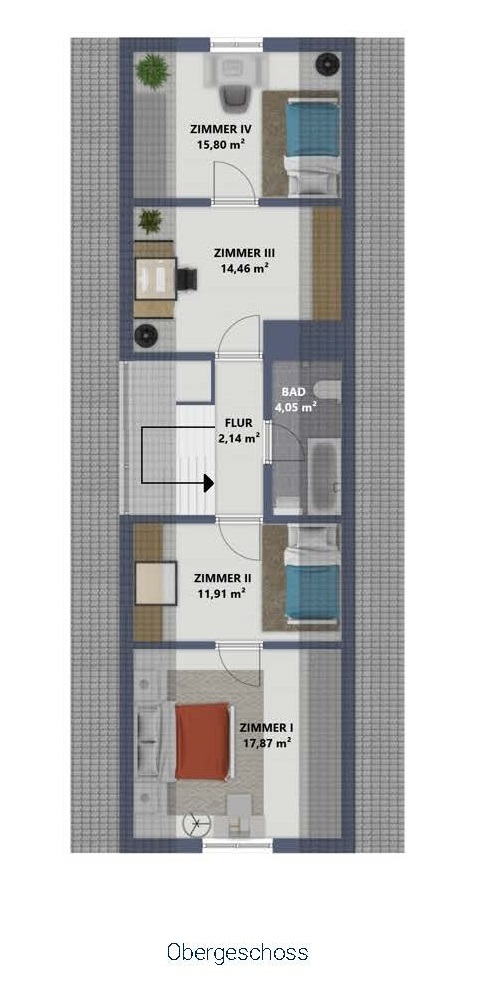
#> input picture Grundriss Beispiele/Ziel/Beispiel_03.jpg, 487 x 993 px, found by its file name
$ python open_cv_test.py
#> lines starting #> are read from the running program, lines starting #| are printed output that depends on the picture; after the words box and inside, x2 and y2 are one past the last pixel; in counts of white or black regions, pixels touching at a corner belong together
import cv2 as cv
import numpy as np
import random

#img = cv.imread("Grundriss Beispiele\Beispiel_David.png")
#img = cv.imread("Grundriss Beispiele\Grundriss_01_EG.jpg")
#img = cv.imread("Grundriss Beispiele\Ziel\Beispiel_01.png")
img = cv.imread("Grundriss Beispiele\Ziel\Beispiel_03.jpg")
#> img is the input picture: shape (993, 487, 3); mean B, G, R 196.6, 196.7, 196.8


gray = cv.cvtColor(img, cv.COLOR_BGR2GRAY)
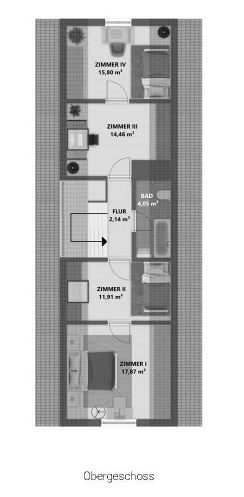
#> gray: shape (993, 487) (shown at 1/2 size); min 0, max 255, mean 196.7

blurred = cv.GaussianBlur(gray, (7,7), 0)

edges = cv.Canny(blurred, 50, 150)
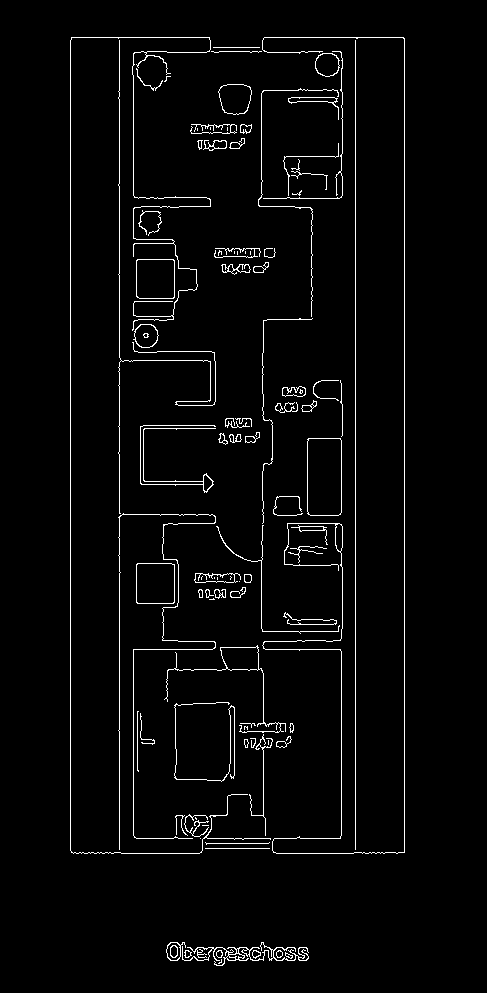
#> edges: shape (993, 487); 2.9% white in thin lines or dots, all inside (x1, y1, x2, y2) = (70, 37, 405, 966)

# Apply adaptive thresholding for binarization
binary = cv.adaptiveThreshold(
    blurred, 255, cv.ADAPTIVE_THRESH_GAUSSIAN_C, cv.THRESH_BINARY, 11, 2
)
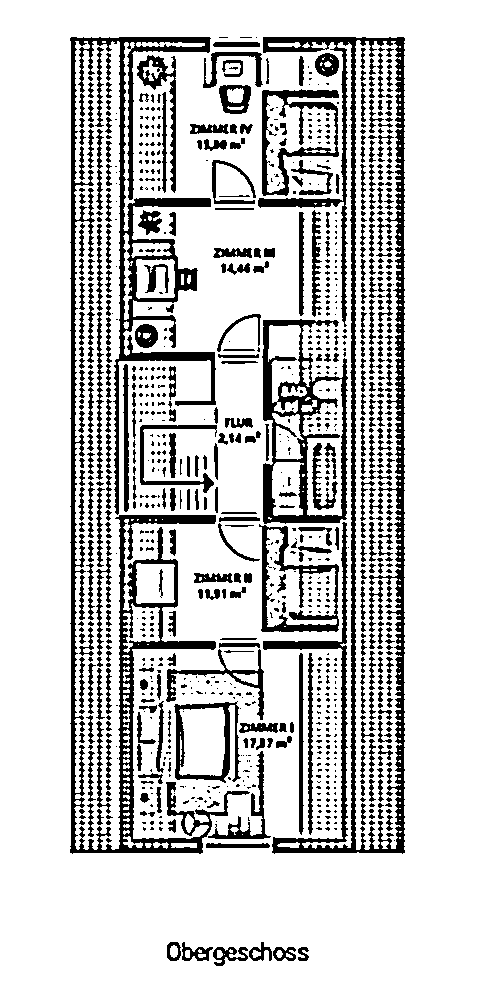
#> binary: shape (993, 487); 81.1% white; 1042 black regions (672 under 20 px), largest, box (x1, y1, x2, y2) and area: (70, 37, 250, 854) 20076, (258, 37, 405, 854) 15638, (262, 319, 348, 524) 5366
cv.imshow("binary", binary)
# [19 lines of commented-out code are left out]

image_shape = img.shape
height, width = image_shape[0], image_shape[1]
b, g, r = 255, 255, 255  # orange
image = np.zeros((height, width, 3), np.uint8)
image[:, :, 0] = b
image[:, :, 1] = g
image[:, :, 2] = r

#cv.imshow("A New Image", image)


### This works in detecting most walls
_, thresh = cv.threshold(gray, 150, 255, cv.THRESH_BINARY)
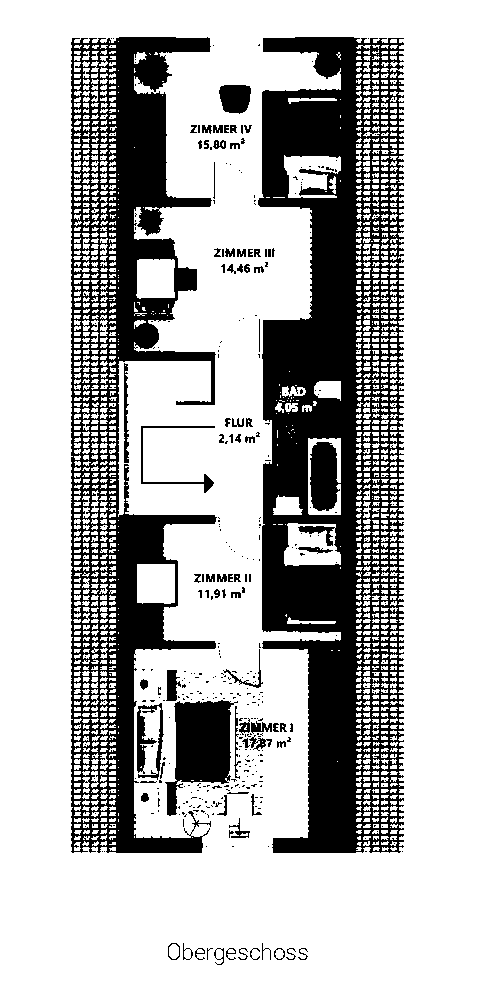
#> thresh: shape (993, 487); 72.5% white; 449 black regions (373 under 20 px), largest, box (x1, y1, x2, y2) and area: (258, 37, 404, 853) 73052, (71, 37, 217, 853) 47621, (165, 700, 238, 816) 4699
#cv.imshow('thresh', thresh)

mor_img = cv.morphologyEx(thresh, cv.MORPH_OPEN, (5, 5), iterations=3)
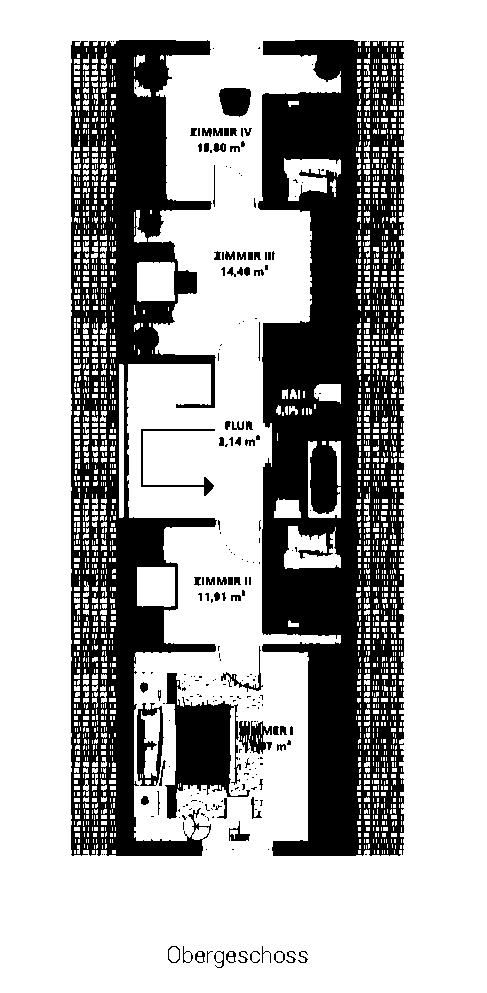
#> mor_img: shape (993, 487); 69.5% white; 229 black regions (158 under 20 px)
#cv.imshow("mor_img", mor_img)
contours, _ = cv.findContours(mor_img, cv.RETR_TREE, cv.CHAIN_APPROX_SIMPLE)
#> contours = 2412 contours, 2257 with area under 20; largest, box (x1, y1, x2, y2) and area: (0, 0, 487, 993) 482112, (257, 39, 405, 857) 97875, (70, 39, 218, 857) 71231, (164, 672, 251, 820) 5594, (136, 702, 165, 787) 1998

sorted_contours = sorted(contours, key=cv.contourArea, reverse=True)
#> sorted_contours has the same summary as contours

for c in sorted_contours[1:]:
    area = cv.contourArea(c)
    if area > 1000:
        cv.drawContours(image, [c], -1, (random.randrange(0, 255), random.randrange(0, 256), random.randrange(0, 255)), 3)
#> this loop made 2411 passes
#> area on passes 1 to 3: 97875, 71231, 5593.5
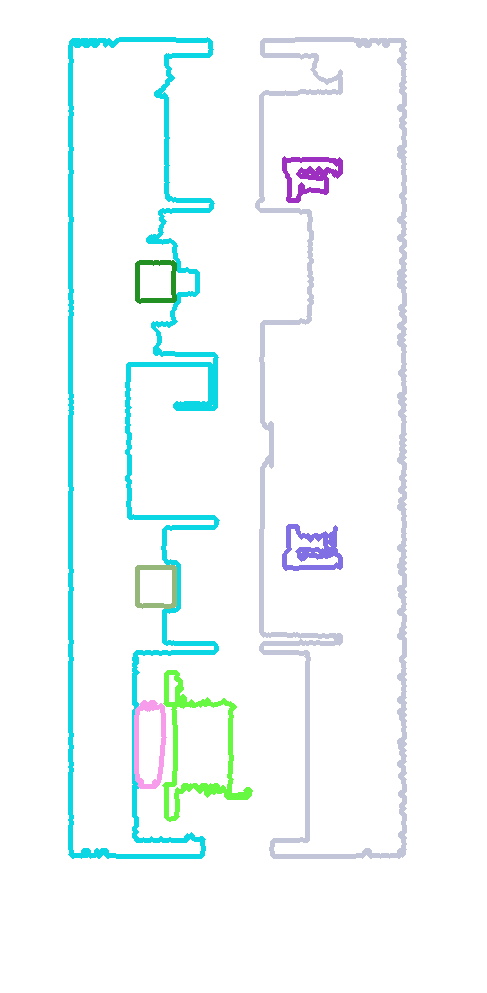
#> image: shape (993, 487, 3); mean of channels 0, 1, 2 251.2, 250.7, 244.3; drawn as B, G, R


### ChatGPT room detection

# [47 lines of commented-out code are left out]

cv.imshow('img', image)
cv.waitKey(0)
cv.destroyAllWindows()

cv.imwrite

$ run again, with Grundriss Beispiele/Beispiel_David.png saved as Grundriss Beispiele/Ziel/Beispiel_03.jpg
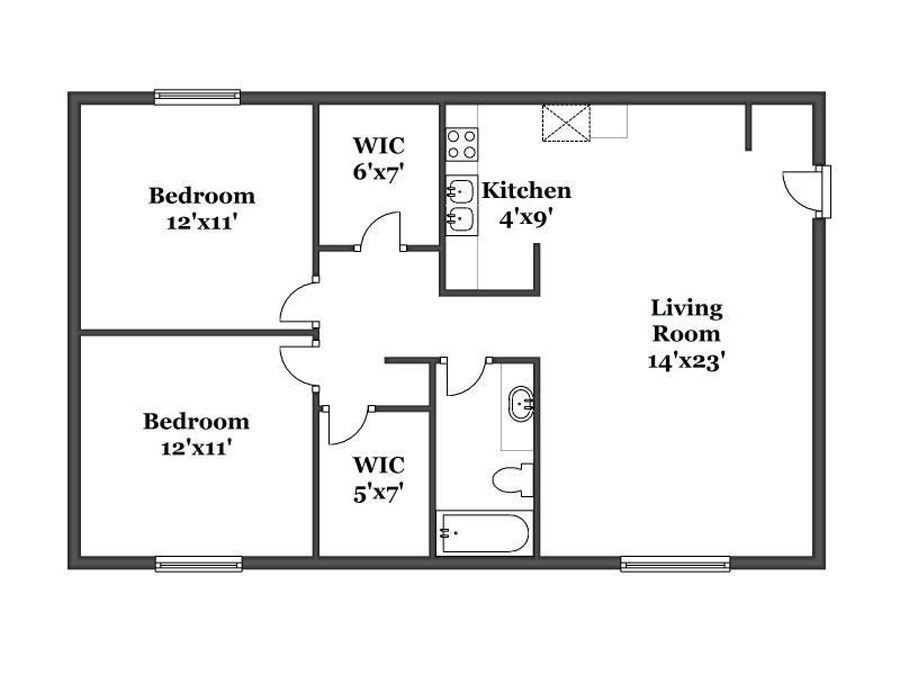
#> input picture Grundriss Beispiele/Beispiel_David.png, 900 x 675 px, found by its file name
#> img is the input picture: shape (675, 900, 3); mean B, G, R 237.9, 237.9, 237.9
#> `edges = cv.Canny(blurred, 50, 150)`:
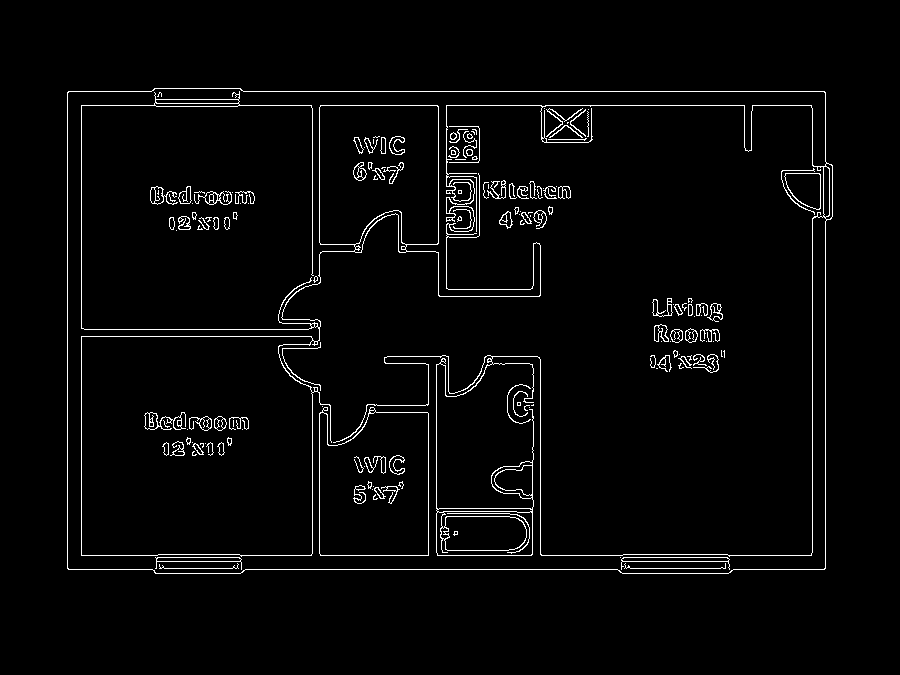
#> edges: shape (675, 900); 2.8% white in thin lines or dots, all inside (x1, y1, x2, y2) = (67, 88, 833, 574)
#> binary: shape (675, 900); 91.6% white; 103 black regions (17 under 20 px), largest, box (x1, y1, x2, y2) and area: (67, 88, 833, 574) 40202, (440, 514, 529, 553) 732, (624, 562, 726, 569) 608
#> thresh: shape (675, 900); 91.5% white; 120 black regions (45 under 20 px), largest, box (x1, y1, x2, y2) and area: (67, 89, 832, 573) 44980, (440, 514, 529, 553) 438, (353, 137, 387, 154) 262
#> mor_img: shape (675, 900); 91.1% white; 93 black regions (23 under 20 px)
#> contours = 171 contours, 74 with area under 20; largest, box (x1, y1, x2, y2) and area: (0, 0, 900, 675) 605926, (66, 91, 833, 577) 365420, (81, 108, 821, 559) 292978, (436, 367, 533, 513) 12001, (444, 514, 533, 559) 3046
#> sorted_contours has the same summary as contours
#> the loop `for c in sorted_contours[1:]:` made 170 passes
#> area on passes 1 to 3: 365419.5, 292978.5, 12001
#> after the loop `for c in sorted_contours[1:]:`:
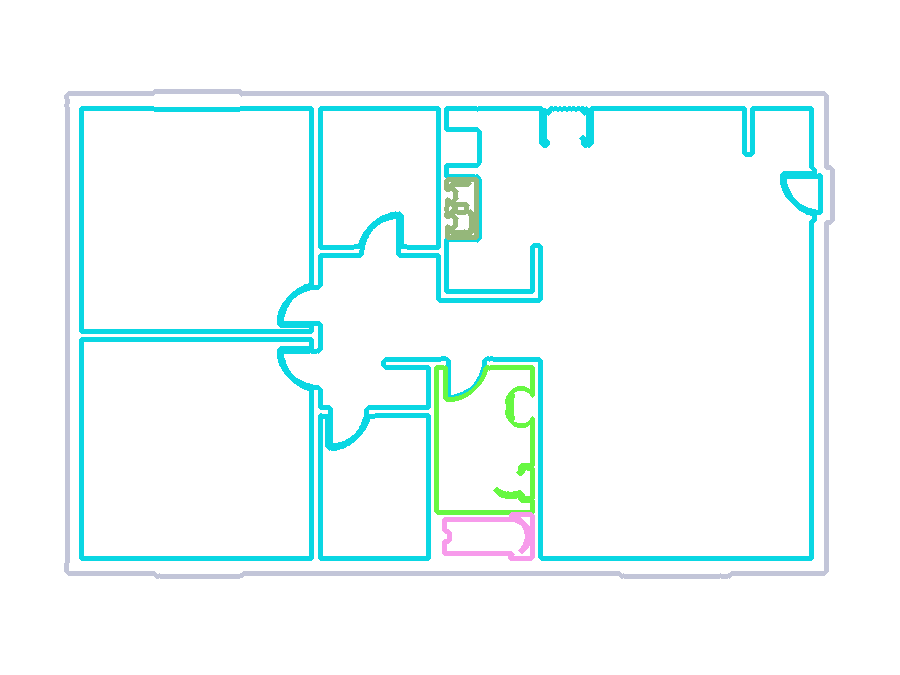
#> image: shape (675, 900, 3); mean of channels 0, 1, 2 251.5, 251.4, 240.8; drawn as B, G, R

$ run again, with Grundriss Beispiele/Grundriss_01_EG.jpg copied over Grundriss Beispiele/Ziel/Beispiel_03.jpg
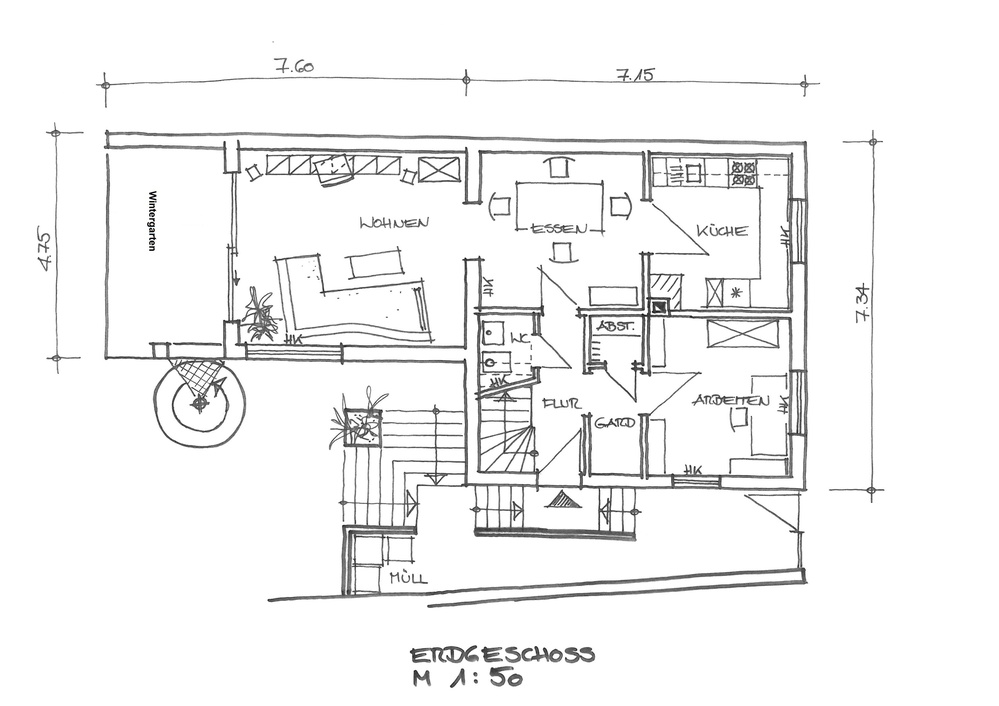
#> input picture Grundriss Beispiele/Grundriss_01_EG.jpg, 999 x 706 px, shrunk from 3507 x 2480 before the run, found by its file name
#> img is the input picture: shape (706, 999, 3); mean B, G, R 243.4, 243.4, 243.4
#> `edges = cv.Canny(blurred, 50, 150)`:
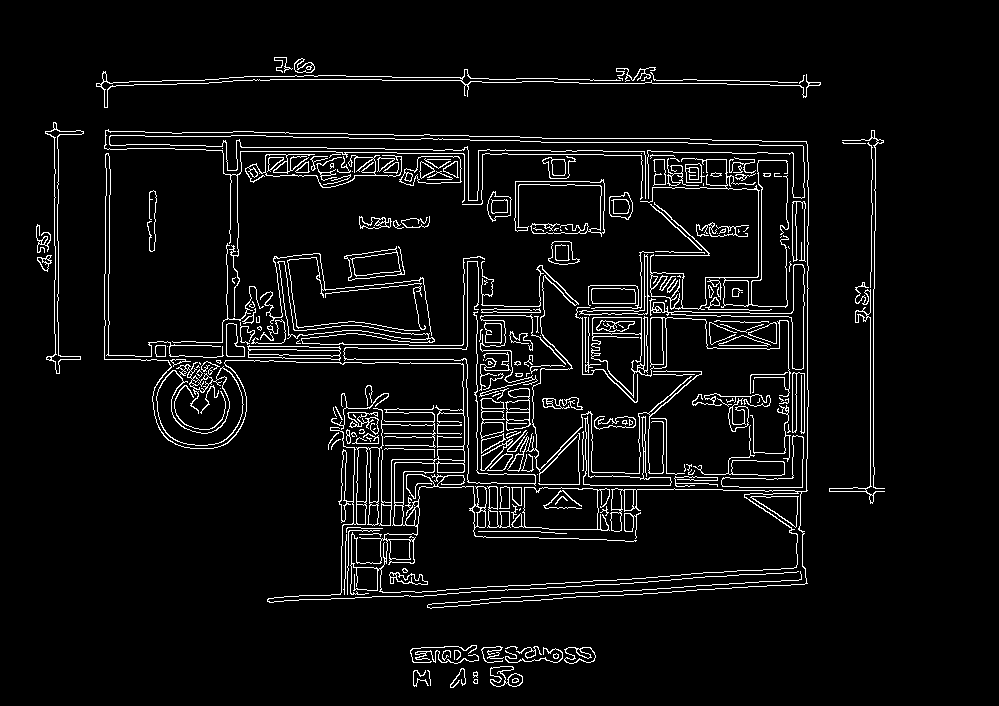
#> edges: shape (706, 999); 5.6% white in thin lines or dots, all inside (x1, y1, x2, y2) = (36, 57, 885, 688)
#> binary: shape (706, 999); 89.4% white; 80 black regions (21 under 20 px), largest, box (x1, y1, x2, y2) and area: (103, 129, 809, 609) 56740, (95, 67, 821, 109) 3137, (828, 129, 886, 504) 1843
#> thresh: shape (706, 999); 93.8% white; black in thin lines or dots, all inside (x1, y1, x2, y2) = (37, 58, 884, 688)
#> mor_img: shape (706, 999); 93% white; 161 black regions (88 under 20 px)
#> contours = 529 contours, 297 with area under 20; largest, box (x1, y1, x2, y2) and area: (0, 0, 999, 706) 703590, (103, 132, 809, 612) 236276, (233, 153, 790, 489) 108671, (380, 489, 798, 596) 27238, (109, 137, 805, 205) 8046
#> sorted_contours has the same summary as contours
#> the loop `for c in sorted_contours[1:]:` made 528 passes
#> area on passes 1 to 3: 236275.5, 108671, 27237.5
#> after the loop `for c in sorted_contours[1:]:`:
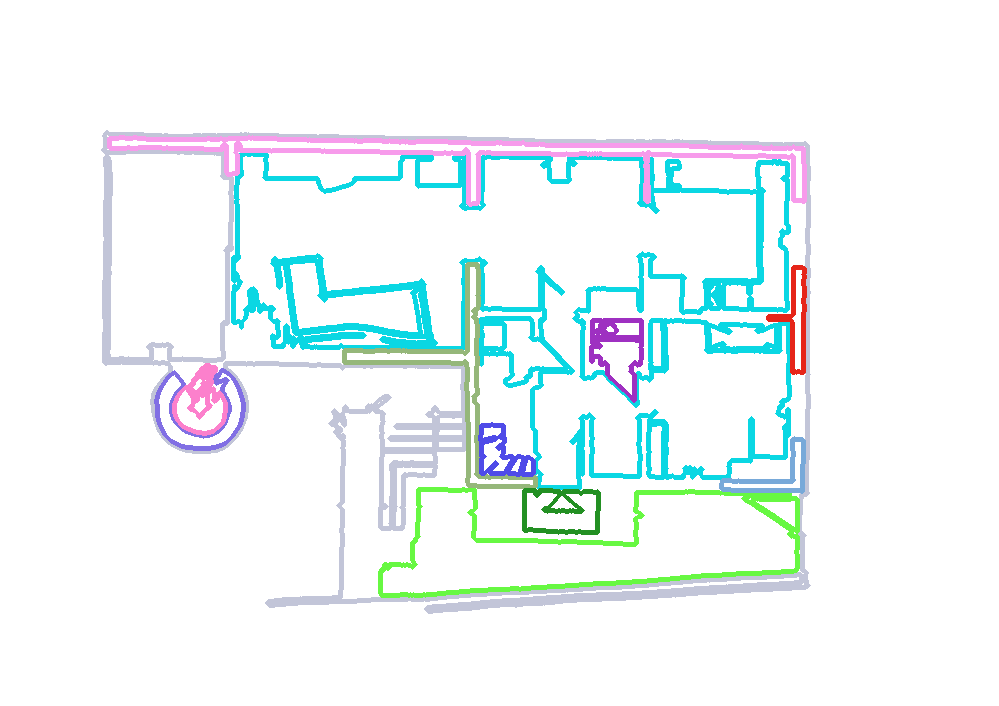
#> image: shape (706, 999, 3); mean of channels 0, 1, 2 248.7, 247.6, 239.8; drawn as B, G, R
